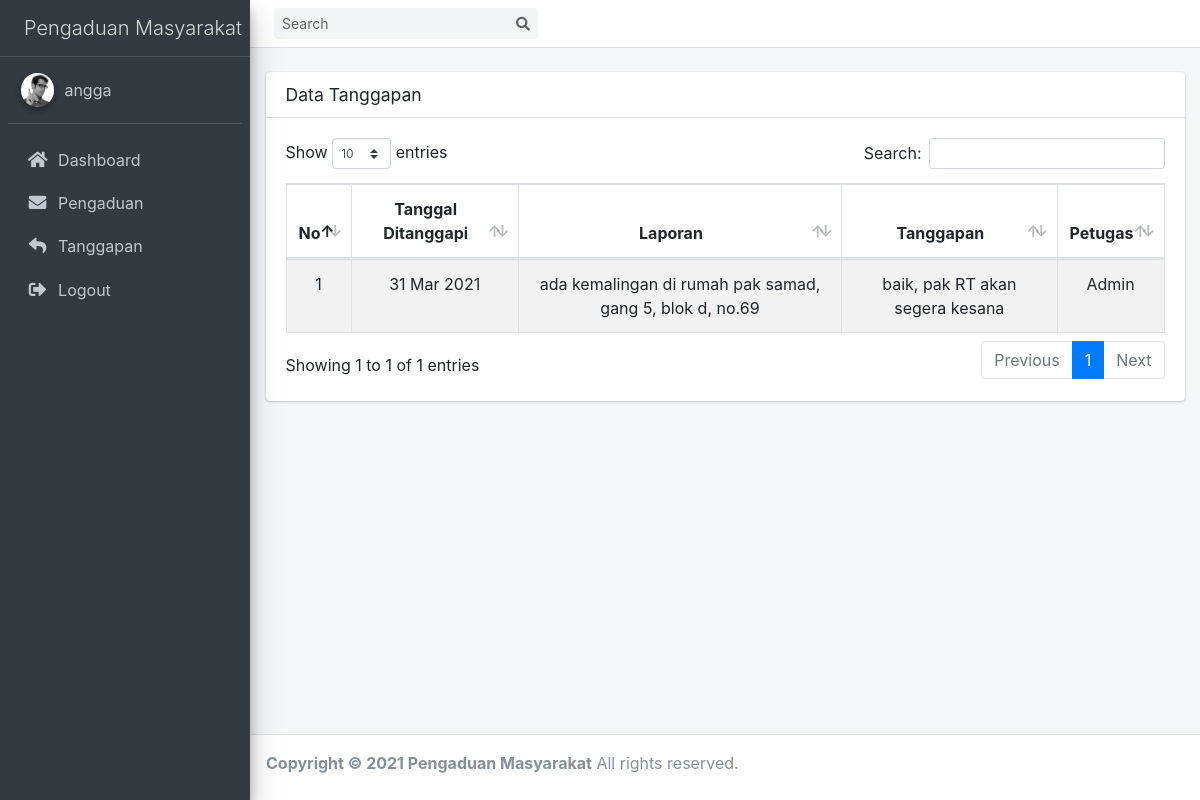
The page /views/masyarakat/tanggapan.php (signed in) on the database its author committed.
### tables this page shows
CREATE TABLE `tanggapan` (
  `id_tanggapan` int(11) NOT NULL,
  `id_pengaduan` int(11) NOT NULL,
  `tgl_tanggapan` date NOT NULL,
  `tanggapan` text NOT NULL,
  `id_petugas` int(11) NOT NULL
);

CREATE TABLE `pengaduan` (
  `id_pengaduan` int(11) NOT NULL,
  `tgl_pengaduan` date NOT NULL,
  `nik` char(16) NOT NULL,
  `isi_laporan` text NOT NULL,
  `foto` varchar(255) NOT NULL,
  `status` enum('0','proses','selesai') NOT NULL
);

CREATE TABLE `petugas` (
  `id_petugas` int(11) NOT NULL,
  `nama_petugas` varchar(35) NOT NULL,
  `username` varchar(25) NOT NULL,
  `password` varchar(32) NOT NULL,
  `telp` varchar(13) NOT NULL,
  `level` enum('admin','petugas') NOT NULL
);

### model/Koneksi.php (called while the page is built, shortened)
<?php
class Koneksi
{
    private $host = 'localhost',
        $user = 'root',
        $pass = '',
        $db   = 'pengaduan_masyarakat';
    function conn()
    {
        $koneksi = mysqli_connect($this->host, $this->user, $this->pass, $this->db);
        return $koneksi;
    }
}

### model/Masyarakat.php (called while the page is built, shortened)
<?php
class Masyarakat extends Koneksi
{
    private $koneksi;
    function __construct()
    {
        $this->koneksi = $this->conn();
    }
    public function tampil_tanggapan()
    {
        $nik = $_SESSION['nik'];
        $data = mysqli_query($this->koneksi, "SELECT * FROM tanggapan
                                                INNER JOIN pengaduan using(id_pengaduan)
                                                INNER JOIN masyarakat using(nik)
                                                INNER JOIN petugas using(id_petugas) WHERE nik = '$nik'");
        if ($data->num_rows > 0) {
            while ($d = $data->fetch_assoc()) {
                $hasil[] = $d;
            }
        } else {
            $hasil = [];
        }
        return $hasil;
    }
}

### views/masyarakat/tanggapan.php (the view, shortened to what this page needs)
<?php
$db2 = new Masyarakat();
?>
<!DOCTYPE html>
<html>
<head>
    <link rel="stylesheet" href="../../assets/plugins/fontawesome-free/css/all.min.css">
    <link rel="stylesheet" href="../../assets/plugins/datatables-bs4/css/dataTables.bootstrap4.min.css">
    <link rel="stylesheet" href="../../assets/plugins/datatables-responsive/css/responsive.bootstrap4.min.css">
    <link rel="stylesheet" href="../../assets/dist/css/adminlte.min.css">
    <link rel="stylesheet" href="../../assets/plugins/overlayScrollbars/css/OverlayScrollbars.min.css">
</head>
<body class="hold-transition sidebar-mini layout-fixed">
    <div class="wrapper">
        <nav class="main-header navbar navbar-expand navbar-white navbar-light">
            <form class="form-inline ml-3">
                <div class="input-group input-group-sm">
                    <input class="form-control form-control-navbar" type="search" placeholder="Search" aria-label="Search">
                    <div class="input-group-append">
                        <button class="btn btn-navbar" type="submit">
                            <i class="fas fa-search"></i>
                        </button>
                    </div>
                </div>
            </form>
        </nav>
        <aside class="main-sidebar sidebar-dark-primary elevation-4">
            <a href="#" class="brand-link">
                <span class="brand-text font-weight-light ml-3">Pengaduan Masyarakat</span>
            </a>
            <div class="sidebar">
                <div class="user-panel mt-3 pb-3 mb-3 d-flex">
                    <div class="image">
                        <img src="../../assets/dist/img/user2-160x160.jpg" class="img-circle elevation-2">
                    </div>
                    <div class="info">
                        <a href="#" class="d-block"><?= $_SESSION['username'] ?></a>
                    </div>
                </div>
                <nav class="mt-2">
                    <ul class="nav nav-pills nav-sidebar flex-column" data-widget="treeview" role="menu" data-accordion="false">
                        <li class="nav-item">
                            <a href="index.php" class="nav-link">
                                <i class="nav-icon fas fa-home"></i>
                                <p>
                                    Dashboard
                                </p>
                            </a>
                        </li>
                        <li class="nav-item">
                            <a href="pengaduan.php" class="nav-link">
                                <i class="nav-icon fas fa-envelope"></i>
                                <p>
                                    Pengaduan
                                </p>
                            </a>
                        </li>
                        <li class="nav-item">
                            <a href="tanggapan.php" class="nav-link">
                                <i class="nav-icon fas fa-reply"></i>
                                <p>
                                    Tanggapan
                                </p>
                            </a>
                        </li>
                        <li class="nav-item">
                            <a href="?logout" class="nav-link" onclick="return confirm('Yakin ingin logout?')">
                                <i class="nav-icon fas fa-sign-out-alt"></i>
                                <p>
                                    Logout
                                </p>
                            </a>
                        </li>
                    </ul>
                </nav>
            </div>
        </aside>
        <div class="content-wrapper">
            <section class="content">
                <div class="container-fluid">
                    <br>
                    <div class="card">
                        <div class="card-header">
                            <h3 class="card-title">Data Tanggapan</h3>
                        </div>
                        <div class="card-body">
                            <table id="example1" class="table table-bordered table-striped text-center">
                                <thead>
                                    <tr>
                                        <th>No</th>
                                        <th>Tanggal Ditanggapi</th>
                                        <th>Laporan</th>
                                        <th>Tanggapan</th>
                                        <th>Petugas</th>
                                    </tr>
                                </thead>
                                <tbody>
                                    <?php $no = 1;
                                    foreach ($db2->tampil_tanggapan() as $tmpl_data) : ?>
                                        <tr>
                                            <td><?= $no++ ?></td>
                                            <td><?= date('d M Y', strtotime($tmpl_data['tgl_tanggapan'])) ?></td>
                                            <td><?= $tmpl_data['isi_laporan'] ?></td>
                                            <td><?= $tmpl_data['tanggapan'] ?></td>
                                            <td><?= $tmpl_data['nama_petugas'] ?></td>
                                        </tr>
                                    <?php endforeach; ?>
                                </tbody>
                            </table>
                        </div>
                    </div>
                </div>
            </section>
        </div>
        <footer class="main-footer">
            <strong>Copyright &copy; 2021 Pengaduan Masyarakat</strong>
            All rights reserved.
        </footer>
    </div>
</body>
</html>

### rows shown on the page
tanggapan: tgl_tanggapan "31 Mar 2021", id_pengaduan.isi_laporan "ada kemalingan di rumah pak samad, gang 5, blok d, no.69", tanggapan "baik, pak RT akan segera kesana", id_petugas.nama_petugas "Admin"

### other values the page prints
$_SESSION['username'] "angga"
